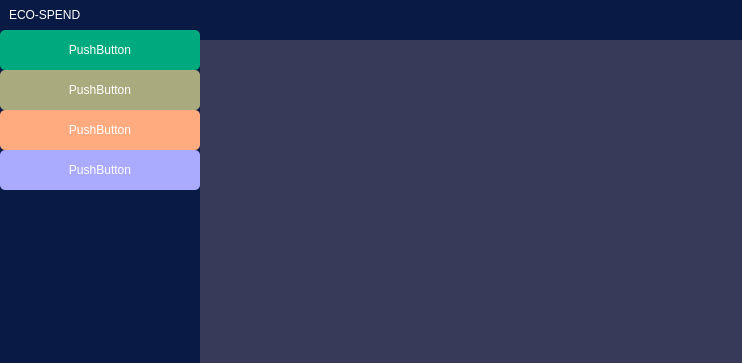
<?xml version="1.0" encoding="UTF-8"?>
<ui version="4.0">
 <class>MainWindow</class>
 <widget class="QMainWindow" name="MainWindow">
  <property name="geometry">
   <rect>
    <x>0</x>
    <y>0</y>
    <width>742</width>
    <height>363</height>
   </rect>
  </property>
  <property name="windowTitle">
   <string>MainWindow</string>
  </property>
  <property name="styleSheet">
   <string notr="true">*{
	border:None;
	background:rgb(56, 58, 89);
}
QPushButton:hover{
	background-color: rgb(255, 0, 0);
}</string>
  </property>
  <widget class="QWidget" name="centralwidget">
   <layout class="QHBoxLayout" name="horizontalLayout">
    <property name="spacing">
     <number>0</number>
    </property>
    <property name="leftMargin">
     <number>0</number>
    </property>
    <property name="topMargin">
     <number>0</number>
    </property>
    <property name="rightMargin">
     <number>0</number>
    </property>
    <property name="bottomMargin">
     <number>0</number>
    </property>
    <item>
     <widget class="QFrame" name="slide_menu_container">
      <property name="maximumSize">
       <size>
        <width>200</width>
        <height>16777215</height>
       </size>
      </property>
      <property name="styleSheet">
       <string notr="true">background-color: rgb(9,27,68);</string>
      </property>
      <property name="frameShape">
       <enum>QFrame::StyledPanel</enum>
      </property>
      <property name="frameShadow">
       <enum>QFrame::Raised</enum>
      </property>
      <layout class="QHBoxLayout" name="horizontalLayout_2">
       <property name="spacing">
        <number>0</number>
       </property>
       <property name="leftMargin">
        <number>0</number>
       </property>
       <property name="topMargin">
        <number>0</number>
       </property>
       <property name="rightMargin">
        <number>0</number>
       </property>
       <property name="bottomMargin">
        <number>0</number>
       </property>
       <item>
        <widget class="QFrame" name="slide_menu">
         <property name="minimumSize">
          <size>
           <width>198</width>
           <height>0</height>
          </size>
         </property>
         <property name="frameShape">
          <enum>QFrame::StyledPanel</enum>
         </property>
         <property name="frameShadow">
          <enum>QFrame::Raised</enum>
         </property>
         <layout class="QVBoxLayout" name="verticalLayout_3">
          <property name="spacing">
           <number>0</number>
          </property>
          <property name="leftMargin">
           <number>0</number>
          </property>
          <property name="topMargin">
           <number>0</number>
          </property>
          <property name="rightMargin">
           <number>0</number>
          </property>
          <property name="bottomMargin">
           <number>0</number>
          </property>
          <item alignment="Qt::AlignTop">
           <widget class="QFrame" name="frame_7">
            <property name="maximumSize">
             <size>
              <width>16777215</width>
              <height>30</height>
             </size>
            </property>
            <property name="frameShape">
             <enum>QFrame::StyledPanel</enum>
            </property>
            <property name="frameShadow">
             <enum>QFrame::Raised</enum>
            </property>
            <layout class="QHBoxLayout" name="horizontalLayout_7">
             <item alignment="Qt::AlignLeft|Qt::AlignTop">
              <widget class="QLabel" name="label">
               <property name="styleSheet">
                <string notr="true">color: #fff</string>
               </property>
               <property name="text">
                <string>ECO-SPEND</string>
               </property>
              </widget>
             </item>
             <item alignment="Qt::AlignLeft|Qt::AlignTop">
              <widget class="QLabel" name="label_2">
               <property name="text">
                <string/>
               </property>
               <property name="pixmap">
                <pixmap>logo.png</pixmap>
               </property>
               <property name="scaledContents">
                <bool>true</bool>
               </property>
              </widget>
             </item>
            </layout>
           </widget>
          </item>
          <item>
           <widget class="QFrame" name="frame_8">
            <property name="sizePolicy">
             <sizepolicy hsizetype="Preferred" vsizetype="Expanding">
              <horstretch>0</horstretch>
              <verstretch>0</verstretch>
             </sizepolicy>
            </property>
            <property name="frameShape">
             <enum>QFrame::StyledPanel</enum>
            </property>
            <property name="frameShadow">
             <enum>QFrame::Raised</enum>
            </property>
            <layout class="QVBoxLayout" name="verticalLayout_4">
             <property name="spacing">
              <number>0</number>
             </property>
             <property name="leftMargin">
              <number>0</number>
             </property>
             <property name="topMargin">
              <number>0</number>
             </property>
             <property name="rightMargin">
              <number>0</number>
             </property>
             <property name="bottomMargin">
              <number>0</number>
             </property>
             <item alignment="Qt::AlignTop">
              <widget class="QFrame" name="frame_9">
               <property name="styleSheet">
                <string notr="true">color: #fff</string>
               </property>
               <property name="frameShape">
                <enum>QFrame::StyledPanel</enum>
               </property>
               <property name="frameShadow">
                <enum>QFrame::Raised</enum>
               </property>
               <layout class="QVBoxLayout" name="verticalLayout_5">
                <property name="spacing">
                 <number>0</number>
                </property>
                <property name="leftMargin">
                 <number>0</number>
                </property>
                <property name="topMargin">
                 <number>0</number>
                </property>
                <property name="rightMargin">
                 <number>0</number>
                </property>
                <property name="bottomMargin">
                 <number>0</number>
                </property>
                <item>
                 <widget class="QPushButton" name="pushButton_7">
                  <property name="minimumSize">
                   <size>
                    <width>0</width>
                    <height>40</height>
                   </size>
                  </property>
                  <property name="styleSheet">
                   <string notr="true">background-color:rgb(0, 170, 127);
border-radius: 5px;
</string>
                  </property>
                  <property name="text">
                   <string>PushButton</string>
                  </property>
                 </widget>
                </item>
                <item>
                 <widget class="QPushButton" name="pushButton_9">
                  <property name="minimumSize">
                   <size>
                    <width>0</width>
                    <height>40</height>
                   </size>
                  </property>
                  <property name="styleSheet">
                   <string notr="true">background-color:rgb(170, 170, 127);
border-radius: 5px;
</string>
                  </property>
                  <property name="text">
                   <string>PushButton</string>
                  </property>
                 </widget>
                </item>
                <item>
                 <widget class="QPushButton" name="pushButton_8">
                  <property name="minimumSize">
                   <size>
                    <width>0</width>
                    <height>40</height>
                   </size>
                  </property>
                  <property name="styleSheet">
                   <string notr="true">background-color:rgb(255, 170, 127);
border-radius: 5px;</string>
                  </property>
                  <property name="text">
                   <string>PushButton</string>
                  </property>
                 </widget>
                </item>
                <item>
                 <widget class="QPushButton" name="pushButton_10">
                  <property name="minimumSize">
                   <size>
                    <width>0</width>
                    <height>40</height>
                   </size>
                  </property>
                  <property name="styleSheet">
                   <string notr="true">background-color:rgb(170, 170, 255);
border-radius: 5px;</string>
                  </property>
                  <property name="text">
                   <string>PushButton</string>
                  </property>
                 </widget>
                </item>
               </layout>
              </widget>
             </item>
            </layout>
           </widget>
          </item>
         </layout>
        </widget>
       </item>
      </layout>
     </widget>
    </item>
    <item>
     <widget class="QFrame" name="main_body">
      <property name="frameShape">
       <enum>QFrame::StyledPanel</enum>
      </property>
      <property name="frameShadow">
       <enum>QFrame::Raised</enum>
      </property>
      <layout class="QVBoxLayout" name="verticalLayout">
       <property name="spacing">
        <number>0</number>
       </property>
       <property name="leftMargin">
        <number>0</number>
       </property>
       <property name="topMargin">
        <number>0</number>
       </property>
       <property name="rightMargin">
        <number>0</number>
       </property>
       <property name="bottomMargin">
        <number>0</number>
       </property>
       <item alignment="Qt::AlignTop">
        <widget class="QFrame" name="header_frame">
         <property name="styleSheet">
          <string notr="true">background-color: rgb(9,27,68)</string>
         </property>
         <property name="frameShape">
          <enum>QFrame::StyledPanel</enum>
         </property>
         <property name="frameShadow">
          <enum>QFrame::Raised</enum>
         </property>
         <layout class="QHBoxLayout" name="horizontalLayout_3">
          <property name="spacing">
           <number>0</number>
          </property>
          <property name="leftMargin">
           <number>0</number>
          </property>
          <property name="topMargin">
           <number>0</number>
          </property>
          <property name="rightMargin">
           <number>0</number>
          </property>
          <property name="bottomMargin">
           <number>0</number>
          </property>
          <item alignment="Qt::AlignLeft">
           <widget class="QFrame" name="frame_4">
            <property name="frameShape">
             <enum>QFrame::StyledPanel</enum>
            </property>
            <property name="frameShadow">
             <enum>QFrame::Raised</enum>
            </property>
            <layout class="QVBoxLayout" name="verticalLayout_2">
             <property name="spacing">
              <number>0</number>
             </property>
             <property name="leftMargin">
              <number>0</number>
             </property>
             <property name="topMargin">
              <number>0</number>
             </property>
             <property name="rightMargin">
              <number>0</number>
             </property>
             <property name="bottomMargin">
              <number>0</number>
             </property>
             <item>
              <widget class="QPushButton" name="pushButton_6">
               <property name="maximumSize">
                <size>
                 <width>50</width>
                 <height>16777215</height>
                </size>
               </property>
               <property name="text">
                <string/>
               </property>
               <property name="icon">
                <iconset>
                 <normaloff>center-align.png</normaloff>center-align.png</iconset>
               </property>
               <property name="iconSize">
                <size>
                 <width>32</width>
                 <height>32</height>
                </size>
               </property>
              </widget>
             </item>
            </layout>
           </widget>
          </item>
          <item alignment="Qt::AlignRight|Qt::AlignTop">
           <widget class="QFrame" name="frame_2">
            <property name="frameShape">
             <enum>QFrame::StyledPanel</enum>
            </property>
            <property name="frameShadow">
             <enum>QFrame::Raised</enum>
            </property>
            <layout class="QHBoxLayout" name="horizontalLayout_6">
             <property name="spacing">
              <number>0</number>
             </property>
             <property name="leftMargin">
              <number>0</number>
             </property>
             <property name="topMargin">
              <number>0</number>
             </property>
             <property name="rightMargin">
              <number>0</number>
             </property>
             <property name="bottomMargin">
              <number>0</number>
             </property>
             <item>
              <widget class="QPushButton" name="pushButton_4">
               <property name="text">
                <string/>
               </property>
               <property name="icon">
                <iconset>
                 <normaloff>../games/alien.png</normaloff>../games/alien.png</iconset>
               </property>
               <property name="iconSize">
                <size>
                 <width>32</width>
                 <height>32</height>
                </size>
               </property>
              </widget>
             </item>
             <item>
              <widget class="QPushButton" name="pushButton_5">
               <property name="text">
                <string/>
               </property>
               <property name="icon">
                <iconset>
                 <normaloff>../games/spaceship.png</normaloff>../games/spaceship.png</iconset>
               </property>
               <property name="iconSize">
                <size>
                 <width>32</width>
                 <height>32</height>
                </size>
               </property>
              </widget>
             </item>
            </layout>
           </widget>
          </item>
          <item alignment="Qt::AlignRight|Qt::AlignTop">
           <widget class="QFrame" name="frame">
            <property name="minimumSize">
             <size>
              <width>100</width>
              <height>40</height>
             </size>
            </property>
            <property name="maximumSize">
             <size>
              <width>70</width>
              <height>100</height>
             </size>
            </property>
            <property name="frameShape">
             <enum>QFrame::StyledPanel</enum>
            </property>
            <property name="frameShadow">
             <enum>QFrame::Raised</enum>
            </property>
            <layout class="QHBoxLayout" name="horizontalLayout_5">
             <property name="spacing">
              <number>0</number>
             </property>
             <property name="leftMargin">
              <number>0</number>
             </property>
             <property name="topMargin">
              <number>0</number>
             </property>
             <property name="rightMargin">
              <number>0</number>
             </property>
             <property name="bottomMargin">
              <number>0</number>
             </property>
             <item>
              <widget class="QPushButton" name="pushButton">
               <property name="minimumSize">
                <size>
                 <width>20</width>
                 <height>20</height>
                </size>
               </property>
               <property name="maximumSize">
                <size>
                 <width>16777215</width>
                 <height>40</height>
                </size>
               </property>
               <property name="text">
                <string/>
               </property>
               <property name="icon">
                <iconset>
                 <normaloff>idea.png</normaloff>idea.png</iconset>
               </property>
               <property name="iconSize">
                <size>
                 <width>32</width>
                 <height>32</height>
                </size>
               </property>
              </widget>
             </item>
             <item>
              <widget class="QPushButton" name="pushButton_2">
               <property name="text">
                <string/>
               </property>
               <property name="icon">
                <iconset>
                 <normaloff>target.png</normaloff>target.png</iconset>
               </property>
               <property name="iconSize">
                <size>
                 <width>32</width>
                 <height>32</height>
                </size>
               </property>
              </widget>
             </item>
             <item>
              <widget class="QPushButton" name="pushButton_3">
               <property name="text">
                <string/>
               </property>
               <property name="icon">
                <iconset>
                 <normaloff>settings.png</normaloff>settings.png</iconset>
               </property>
               <property name="iconSize">
                <size>
                 <width>32</width>
                 <height>32</height>
                </size>
               </property>
              </widget>
             </item>
            </layout>
           </widget>
          </item>
         </layout>
        </widget>
       </item>
       <item>
        <widget class="QFrame" name="main_body_contents">
         <property name="sizePolicy">
          <sizepolicy hsizetype="Preferred" vsizetype="Expanding">
           <horstretch>0</horstretch>
           <verstretch>0</verstretch>
          </sizepolicy>
         </property>
         <property name="frameShape">
          <enum>QFrame::StyledPanel</enum>
         </property>
         <property name="frameShadow">
          <enum>QFrame::Raised</enum>
         </property>
         <widget class="QStackedWidget" name="stackedWidget">
          <property name="geometry">
           <rect>
            <x>9</x>
            <y>9</y>
            <width>521</width>
            <height>171</height>
           </rect>
          </property>
          <widget class="QWidget" name="page_3"/>
          <widget class="QWidget" name="page_4"/>
         </widget>
        </widget>
       </item>
       <item alignment="Qt::AlignBottom">
        <widget class="QFrame" name="footer">
         <property name="frameShape">
          <enum>QFrame::StyledPanel</enum>
         </property>
         <property name="frameShadow">
          <enum>QFrame::Raised</enum>
         </property>
         <layout class="QHBoxLayout" name="horizontalLayout_4">
          <property name="spacing">
           <number>0</number>
          </property>
          <property name="leftMargin">
           <number>0</number>
          </property>
          <property name="topMargin">
           <number>0</number>
          </property>
          <property name="rightMargin">
           <number>0</number>
          </property>
          <property name="bottomMargin">
           <number>0</number>
          </property>
          <item>
           <widget class="QFrame" name="frame_6">
            <property name="frameShape">
             <enum>QFrame::StyledPanel</enum>
            </property>
            <property name="frameShadow">
             <enum>QFrame::Raised</enum>
            </property>
           </widget>
          </item>
          <item>
           <widget class="QFrame" name="frame_5">
            <property name="frameShape">
             <enum>QFrame::StyledPanel</enum>
            </property>
            <property name="frameShadow">
             <enum>QFrame::Raised</enum>
            </property>
           </widget>
          </item>
          <item alignment="Qt::AlignRight|Qt::AlignBottom">
           <widget class="QFrame" name="size_grip">
            <property name="minimumSize">
             <size>
              <width>10</width>
              <height>10</height>
             </size>
            </property>
            <property name="maximumSize">
             <size>
              <width>10</width>
              <height>10</height>
             </size>
            </property>
            <property name="frameShape">
             <enum>QFrame::StyledPanel</enum>
            </property>
            <property name="frameShadow">
             <enum>QFrame::Raised</enum>
            </property>
           </widget>
          </item>
         </layout>
        </widget>
       </item>
      </layout>
     </widget>
    </item>
   </layout>
  </widget>
 </widget>
 <resources/>
 <connections/>
</ui>
